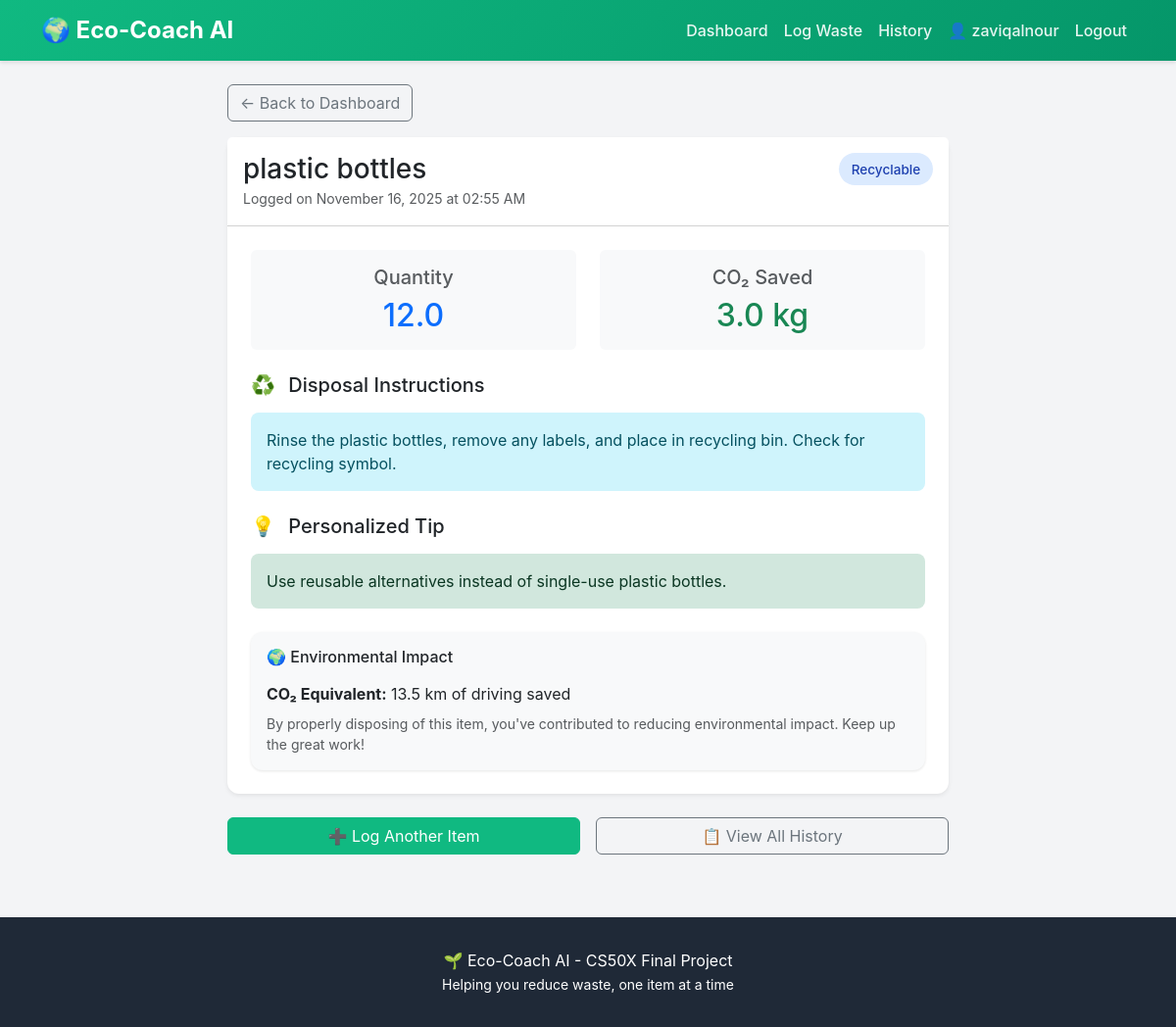
Page /log/1 (signed in) on the committed database.
### app.py (models this page shows, shortened)
class WasteLog(db.Model):
    __tablename__ = 'waste_logs'
    id = db.Column(db.Integer, primary_key=True)
    user_id = db.Column(db.Integer, db.ForeignKey('users.id'), nullable=False)
    item_name = db.Column(db.String(200), nullable=False)
    category = db.Column(db.String(50))
    quantity = db.Column(db.Float, default=1.0)
    disposal_instruction = db.Column(db.Text)
    tip = db.Column(db.Text)
    co2_saved = db.Column(db.Float, default=0.0)
    timestamp = db.Column(db.DateTime, default=datetime.utcnow)

### app.py (the view)
@app.route('/log/<int:log_id>')
@login_required
def view_log(log_id):
    log = WasteLog.query.get_or_404(log_id)
    if log.user_id != session['user_id']:
        flash('Access denied.', 'danger')
        return redirect(url_for('dashboard'))
    return render_template('view_log.html', log=log)

### app.py (called while the page is built)
def login_required(f):
    @wraps(f)
    def decorated(*args, **kwargs):
        if 'user_id' not in session:
            flash('Please log in to access this page.', 'warning')
            return redirect(url_for('login'))
        return f(*args, **kwargs)
    return decorated

### templates/view_log.html (shortened to what this page needs)
{% extends "base.html" %}
{% block content %}
<div class="container mt-4 mb-5">
    <div class="row justify-content-center">
        <div class="col-lg-8">
            <div class="mb-3">
                <a href="{{ url_for('dashboard') }}" class="btn btn-outline-secondary">
                    ← Back to Dashboard
                </a>
            </div>
            <div class="card shadow-sm mb-4">
                <div class="card-header bg-white py-3">
                    <div class="d-flex justify-content-between align-items-center">
                        <h3 class="mb-0">{{ log.item_name }}</h3>
                        <span class="badge-category badge-{{ log.category }}">
                            {{ log.category|title }}
                        </span>
                    </div>
                    <small class="text-muted">
                        Logged on {{ log.timestamp.strftime('%B %d, %Y at %I:%M %p') }}
                    </small>
                </div>
                <div class="card-body p-4">
                    <div class="row mb-4">
                        <div class="col-6">
                            <div class="text-center p-3 bg-light rounded">
                                <h5 class="text-muted mb-2">Quantity</h5>
                                <h2 class="text-primary mb-0">{{ log.quantity }}</h2>
                            </div>
                        </div>
                        <div class="col-6">
                            <div class="text-center p-3 bg-light rounded">
                                <h5 class="text-muted mb-2">CO₂ Saved</h5>
                                <h2 class="text-success mb-0">{{ log.co2_saved }} kg</h2>
                            </div>
                        </div>
                    </div>
                    <div class="mb-4">
                        <h5 class="mb-3">
                            <span class="me-2">♻️</span> Disposal Instructions
                        </h5>
                        <div class="alert alert-info mb-0">
                            <p class="mb-0">{{ log.disposal_instruction }}</p>
                        </div>
                    </div>
                    <div class="mb-4">
                        <h5 class="mb-3">
                            <span class="me-2">💡</span> Personalized Tip
                        </h5>
                        <div class="alert alert-success mb-0">
                            <p class="mb-0">{{ log.tip }}</p>
                        </div>
                    </div>
                    <div class="card bg-light border-0">
                        <div class="card-body">
                            <h6 class="mb-3">🌍 Environmental Impact</h6>
                            <p class="mb-2">
                                <strong>CO₂ Equivalent:</strong>
                                {{ (log.co2_saved * 4.5)|round(1) }} km of driving saved
                            </p>
                            <p class="mb-0 text-muted small">
                                By properly disposing of this item, you've contributed to reducing
                                environmental impact. Keep up the great work!
                            </p>
                        </div>
                    </div>
                </div>
            </div>
            <div class="row g-3">
                <div class="col-md-6">
                    <a href="{{ url_for('log_waste') }}" class="btn btn-primary w-100">
                        ➕ Log Another Item
                    </a>
                </div>
                <div class="col-md-6">
                    <a href="{{ url_for('history') }}" class="btn btn-outline-secondary w-100">
                        📋 View All History
                    </a>
                </div>
            </div>
        </div>
    </div>
</div>
{% endblock %}

### templates/base.html (style rules this page uses)
:root { --primary-green: #10b981; --dark-green: #059669; --light-green: #d1fae5; --bg-gray: #f3f4f6; }
body { font-family: -apple-system, BlinkMacSystemFont, 'Segoe UI', Roboto, Oxygen, Ubuntu, Cantarell, sans-serif; background-color: var(--bg-gray); }
.btn-primary { background-color: var(--primary-green); border-color: var(--primary-green); }
.card { border: none; border-radius: 12px; box-shadow: 0 1px 3px rgba(0,0,0,0.1); transition: transform 0.2s, box-shadow 0.2s; }
.alert { border-radius: 8px; border: none; }
.badge-category { padding: 0.4rem 0.8rem; border-radius: 20px; font-weight: 500; font-size: 0.85rem; }
.badge-recyclable { background-color: #dbeafe; color: #1e40af; }

### rows in the picture
WasteLog: item_name "plastic bottles", category "Recyclable", timestamp "November 16, 2025 at 02:55 AM", quantity "12.0", co2_saved "3.0", disposal_instruction "Rinse the plastic bottles, remove any labels, and place in recycling bin. Check for recycling symbol.", tip "Use reusable alternatives instead of single-use plastic bottles.", (log.co2_saved*4.5)|round(1) "13.5"

### other values in the picture
{{ session.username }} "zaviqalnour"
